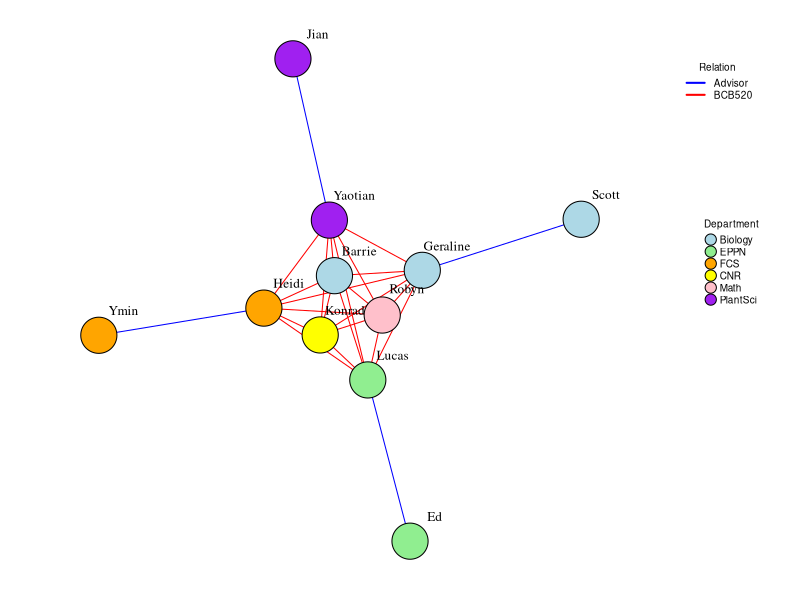
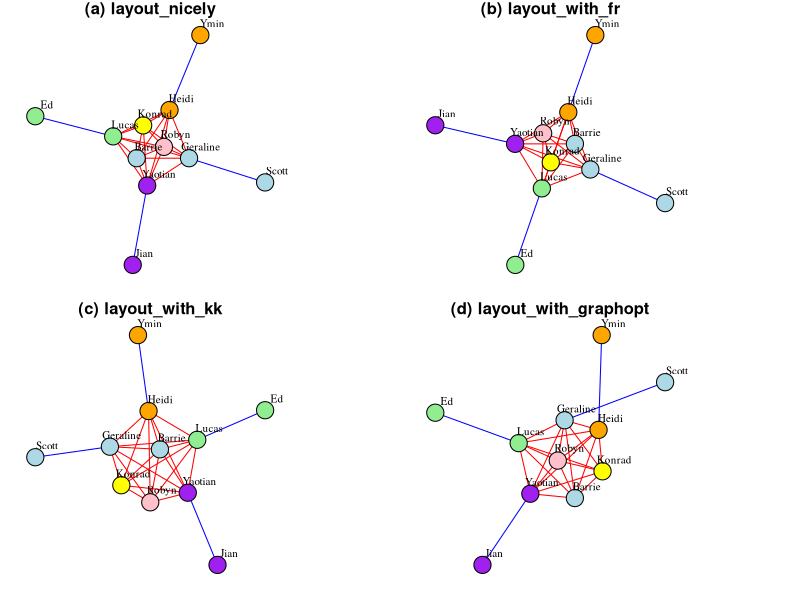

These figures' R source, in order:
## ---- chunk 1
library(igraph)
library(readxl)
library(dplyr)

people<-read.csv("people.csv")
relations3<-read.csv("relations3.csv")
g <- graph_from_data_frame(relations3, directed=FALSE, vertices=people)

# 根据Advisor和BCB520属性设置边的颜色
edge_colors <- ifelse(relations3$Advisor, "blue",
                      ifelse(relations3$BCB520, "red", "grey"))

# 根据Department设置节点的颜色
dept_colors <- c("Biology" = "lightblue", "EPPN" = "lightgreen",
                 "FCS" = "orange", "CNR" = "yellow", 
                 "Math" = "pink", "PlantSci" = "purple")
vertex_colors <- dept_colors[V(g)$department]

# 绘制图形,并为图例留出空间
par(mar = c(1, 1, 1, 7))  # 设置图形的边距,右侧留出更多空间
plot(g, edge.color = edge_colors, vertex.color = vertex_colors,
     vertex.label = V(g)$name, vertex.label.color = "black",
     vertex.label.cex = 0.8, vertex.label.dist = 2)

# 添加关系类型图例
legend(x = 1.4, y = 1, c("Advisor", "BCB520"),
       lty = 1, col = c("blue", "red"),  # 使用线条类型和颜色
       lwd = 2,  # 设置线条宽度
       border = NA,
       bty = "n", 
       cex = 0.6,
       xpd = TRUE,
       title="Relation")

# 添加部门颜色图例  
legend(x = 1.5, y = 0.35, names(dept_colors),  # 调整图例的y坐标
       pch = 21, pt.bg = dept_colors,  # 使用填充圆形
       pt.cex = 1.5,  # 设置圆形大小
       border = NA,
       bty = "n",
       cex = 0.6, 
       xpd = TRUE,
       title="Department")
## ---- chunk 2

library(igraph)
library(readxl)
library(dplyr)

people<-read.csv("people.csv")
relations3<-read.csv("relations3.csv")
g <- graph_from_data_frame(relations3, directed=FALSE, vertices=people)

# 根据Advisor和BCB520属性设置边的颜色
edge_colors <- ifelse(relations3$Advisor, "blue",
                      ifelse(relations3$BCB520, "red", "grey"))

# 根据Department设置节点的颜色
dept_colors <- c("Biology" = "lightblue", "EPPN" = "lightgreen",
                 "FCS" = "orange", "CNR" = "yellow", 
                 "Math" = "pink", "PlantSci" = "purple")
vertex_colors <- dept_colors[V(g)$department]

# 定义绘制子图函数
plot_subnet <- function(subnet, layout, main) {
  par(mar = c(1, 1, 1, 7))
  plot(subnet, edge.color = edge_colors, vertex.color = vertex_colors,
       vertex.label = V(subnet)$name, vertex.label.color = "black",
       vertex.label.cex = 0.8, vertex.label.dist = 2, 
       layout = layout, main = main)
}

# 设置拼接图形的布局
par(mfrow = c(2, 2), mar = c(1, 1, 2, 1))

# 绘制不同布局的子图,并在标题中添加编号
plot_subnet(g, layout_nicely(g), "(a) layout_nicely")
plot_subnet(g, layout_with_fr(g), "(b) layout_with_fr") 
plot_subnet(g, layout_with_kk(g), "(c) layout_with_kk")
plot_subnet(g, layout_with_graphopt(g), "(d) layout_with_graphopt")
